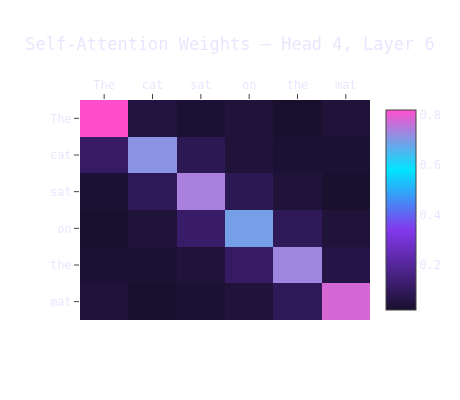

This figure's notebook cell:
### Markdown cell above
## 7 · Attention Pattern Heatmap (Plotly)

### Code cell
# Attention weight matrix — 'The cat sat on the mat'
import numpy as np
tokens = ['The','cat','sat','on','the','mat']
attn = np.array([
    [0.82,0.05,0.03,0.04,0.02,0.04],
    [0.11,0.71,0.08,0.04,0.03,0.03],
    [0.03,0.09,0.74,0.08,0.04,0.02],
    [0.02,0.04,0.12,0.69,0.09,0.04],
    [0.03,0.03,0.04,0.11,0.73,0.06],
    [0.04,0.02,0.03,0.04,0.09,0.78]
])
import plotly.graph_objects as go

fig = go.Figure(go.Heatmap(
    z=attn.tolist(), x=tokens, y=tokens,
    colorscale=[[0, '#18102e'], [0.4, '#8338ec'], [0.7, '#00e5ff'], [1, '#ff4ecd']],
))
fig.update_layout(
    title='Self-Attention Weights — Head 4, Layer 6', template='plotly_dark', xaxis_side='top',
    yaxis_autorange='reversed', paper_bgcolor='rgba(0,0,0,0)', plot_bgcolor='rgba(0,0,0,0)',
)
fig.show()

### Figure 1 — Plotly figure (JSON) as saved in the notebook; plotly's stock layout.template omitted (floating-point values rounded to 4 significant figures)
{"data": [{"type": "heatmap", "z": [[0.82, 0.05, 0.03, 0.04, 0.02, 0.04], [0.11, 0.71, 0.08, 0.04, 0.03, 0.03], [0.03, 0.09, 0.74, 0.08, 0.04, 0.02], [0.02, 0.04, 0.12, 0.69, 0.09, 0.04], [0.03, 0.03, 0.04, 0.11, 0.73, 0.06], [0.04, 0.02, 0.03, 0.04, 0.09, 0.78]], "x": ["The", "cat", "sat", "on", "the", "mat"], "y": ["The", "cat", "sat", "on", "the", "mat"], "colorscale": [[0, "#18102e"], [0.4, "#8338ec"], [0.7, "#00e5ff"], [1.0, "#ff4ecd"]], "showscale": true}], "layout": {"title": {"text": "Self-Attention Weights — Head 4, Layer 6"}, "plot_bgcolor": "rgba(0,0,0,0)", "paper_bgcolor": "rgba(0,0,0,0)", "font": {"color": "#e8e6ff", "family": "monospace"}, "width": 460, "height": 400, "xaxis": {"side": "top"}, "yaxis": {"autorange": "reversed"}}}
